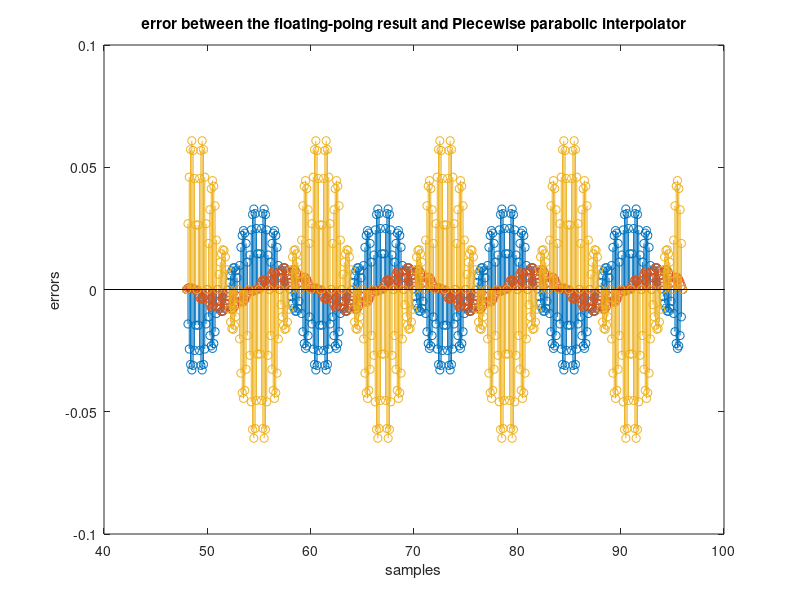

The MATLAB source for this figure:
%% Procedure3

fi = 5;
Ts = 1; 

% floating-point results 
floating_x3 = zeros (1, 385);

for i = 1:385 % 48~96
    floating_x3(1,i) = cos(2*pi*((i+383)*Ts/(96*Ts) + fi/12));
end

% sampled inputs
x3 = zeros(1,52);
mm = linspace(48,96,49);
linear_mm = linspace(48,96,385);

u =0;
u_step = 1/8;

for i = 1:52 % 47 ~ 98
    x3(1,i)=cos(2*pi*((i+46)*Ts/(12*Ts) + fi/12));
end

% declare error matrix
error_linear = zeros(1,385);
error_second = zeros(1,385);
error_piecewise = zeros(1,385);

%% linear interporter

linear_x3 = zeros(1,385);

u = 0;

for i =9:393
    m = floor((i-1)/8)+1;
    linear_x3(1,i-8) = u*x3(m+1) + (1-u)*x3(m);
    if (u>(6/8))
        u = 0;
    else 
        u = u+u_step;
    end
end

error_linear = floating_x3 - linear_x3; 

% stem (linear_mm,linear_x3);
% subplot(211),plot(mm,x3(2:50));
% subplot(212),plot(linear_mm, floating_x3);
stem (linear_mm ,error_linear);
title('error between the floating-poing result and linear interpolator')
xlabel('samples'),ylabel('errors')
hold on

%% Second order

Second_order_x3 = zeros(1,385);
Second_order_mm = linspace(48,96,385);

u = 0;

for i = 9:393
    C0 = ((1-u)*(2-u))/2;
    C_1 = u*(2-u);
    C_2 = -u*(1-u)/2;
    m = floor((i-1)/8)+1;
    Second_order_x3(1,i-8) = C0*x3(1,m) + C_1*x3(1,m+1) + C_2*x3(1,m+2);
    if (u>(6/8))
        u = 0;
    else 
        u = u+u_step;
    end
end

error_second = floating_x3 - Second_order_x3; 


% stem (Second_order_mm,Second_order_x3)
stem(Second_order_mm, error_second);
title('error between the floating-poing result and Second order interpolator')
xlabel('samples'),ylabel('errors')
hold on

%% Piecewise parabolic interpolator 

Piecewise_parabolic_x3 = zeros(1,385);
Piecewise_parabolic_mm3 = linspace(48,96,385);

% impluse = [ 0 0 0 1 0 0 0 0 ];
u = 0;
a = 0.75;

for i = 9:393
    C_1 = -a*u + a*u*u;
    C_0 = 1 + (a-1)*u - a*u*u;
    C_11 = (a+1)*u - a*u*u;
    C_12 = -a*u + a*u*u;
    m = floor((i-1)/8)+1;
    Piecewise_parabolic_x3(1,i-8) = C_1*x3(1,m-1) + C_0*x3(1,m) ...
                                  + C_11*x3(1,m+1) + C_12*x3(m+2);
    if (u>(6/8))
        u = 0;
    else 
        u = u+u_step;
    end
end

error_piecewise = floating_x3 - Piecewise_parabolic_x3; 

% stem (Piecewise_parabolic_mm3,Piecewise_parabolic_x3)
stem(Piecewise_parabolic_mm3, error_piecewise);
title('error between the floating-poing result and Piecewise parabolic interpolator')
xlabel('samples'),ylabel('errors')
hold on